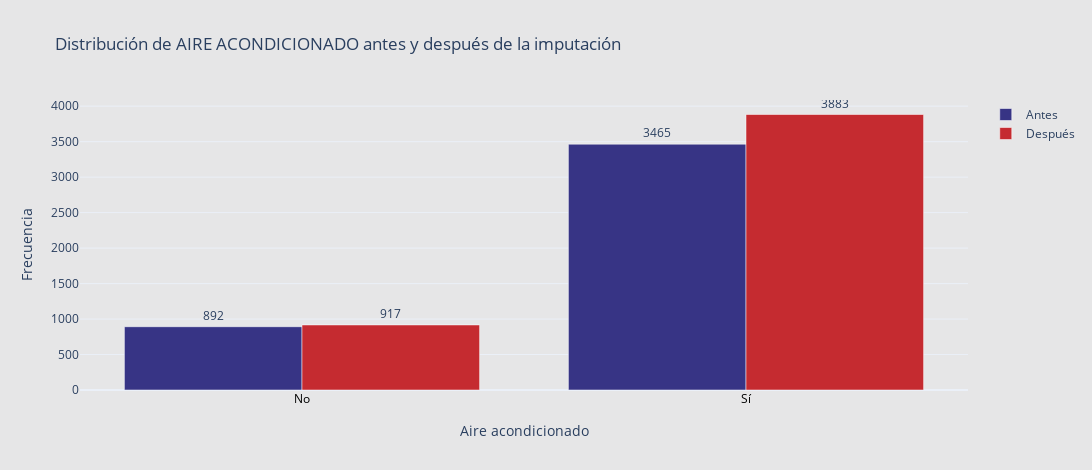

Notebook cell for this chart:
### Code cell
# Conteo antes y después
antes_ac = df_antes['aire_acondicionado'].value_counts().sort_index()
despues_ac = df_bmw['aire_acondicionado'].value_counts().sort_index()

# Diccionario para etiquetas personalizadas
etiquetas = {False: 'No', True: 'Sí'}

# Etiquetas del eje X ordenadas como en 'antes_ac'
x_labels = [etiquetas.get(i, str(i)) for i in antes_ac.index]

# Asegurar que los valores de después están en el mismo orden
despues_vals = despues_ac.reindex(antes_ac.index, fill_value=0).values

fig = go.Figure()

# Antes
fig.add_trace(go.Bar(
    x=x_labels,
    y=antes_ac.values,
    name='Antes',
    marker_color='#373485',
    text=antes_ac.values,
    textposition='outside',
    opacity=1
))

# Después
fig.add_trace(go.Bar(
    x=x_labels,
    y=despues_vals,
    name='Después',
    marker_color='#c52b30',
    text=despues_vals,
    textposition='outside',
    opacity=1
))

fig.update_layout(
    title="Distribución de AIRE ACONDICIONADO antes y después de la imputación",
    xaxis_title="Aire acondicionado",
    yaxis_title="Frecuencia",
    barmode='group',
    template='plotly_white',
    width=1200,
    height=470,
    plot_bgcolor='#e6e6e7',
    paper_bgcolor='#e6e6e7',
    xaxis=dict(
        tickfont=dict(color='black'),
        title_standoff=20
    )
)

fig.show()

### Figure 1 — Plotly figure (JSON) as saved in the notebook; plotly's stock layout.template omitted (floating-point values rounded to 4 significant figures)
{"data": [{"marker": {"color": "#373485"}, "name": "Antes", "opacity": 1, "text": [892.0, 3465.0], "textposition": "outside", "type": "bar", "x": ["No", "Sí"], "y": [892, 3465]}, {"marker": {"color": "#c52b30"}, "name": "Después", "opacity": 1, "text": [917.0, 3883.0], "textposition": "outside", "type": "bar", "x": ["No", "Sí"], "y": [917, 3883]}], "layout": {"barmode": "group", "height": 470, "paper_bgcolor": "#e6e6e7", "plot_bgcolor": "#e6e6e7", "title": {"text": "Distribución de AIRE ACONDICIONADO antes y después de la imputación"}, "width": 1200, "xaxis": {"tickfont": {"color": "black"}, "title": {"standoff": 20, "text": "Aire acondicionado"}}, "yaxis": {"title": {"text": "Frecuencia"}}}}
